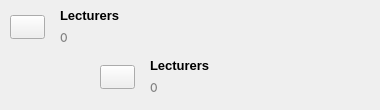
                           <widget class="ButtonFrame" name="lecturers_card">
                            <property name="minimumSize">
                             <size>
                              <width>280</width>
                              <height>50</height>
                             </size>
                            </property>
                            <property name="cursor">
                             <cursorShape>PointingHandCursor</cursorShape>
                            </property>
                            <property name="styleSheet">
                             <string notr="true">QFrame#tertiary_btn{
	border: 1px solid #E3E4E6;
	border-radius: 10px;
}

QFrame#tertiary_btn:hover{
	border: 3px solid #DBEAFE;
	background: #DBEAFE;
}</string>
                            </property>
                            <widget class="QLabel" name="head_11">
                             <property name="geometry">
                              <rect>
                               <x>60</x>
                               <y>5</y>
                               <width>161</width>
                               <height>21</height>
                              </rect>
                             </property>
                             <property name="font">
                              <font>
                               <family>Segoe UI</family>
                               <pointsize>10</pointsize>
                               <bold>true</bold>
                              </font>
                             </property>
                             <property name="text">
                              <string>Lecturers</string>
                             </property>
                            </widget>
                            <widget class="QLabel" name="lecturers_count">
                             <property name="geometry">
                              <rect>
                               <x>60</x>
                               <y>30</y>
                               <width>181</width>
                               <height>21</height>
                              </rect>
                             </property>
                             <property name="font">
                              <font>
                               <family>Inter</family>
                              </font>
                             </property>
                             <property name="styleSheet">
                              <string notr="true">color: #818181;</string>
                             </property>
                             <property name="text">
                              <string>&lt;!DOCTYPE HTML PUBLIC &quot;-//W3C//DTD HTML 4.0//EN&quot; &quot;http://www.w3.org/TR/REC-html40/strict.dtd&quot;&gt;
&lt;html&gt;&lt;head&gt;&lt;meta name=&quot;qrichtext&quot; content=&quot;1&quot; /&gt;&lt;meta charset=&quot;utf-8&quot; /&gt;&lt;style type=&quot;text/css&quot;&gt;
p, li { white-space: pre-wrap; }
hr { height: 1px; border-width: 0; }
li.unchecked::marker { content: &quot;\2610&quot;; }
li.checked::marker { content: &quot;\2612&quot;; }
&lt;/style&gt;&lt;/head&gt;&lt;body style=&quot; font-family:'Inter'; font-size:9pt; font-weight:400; font-style:normal;&quot;&gt;
&lt;p style=&quot; margin-top:12px; margin-bottom:2px; margin-left:0px; margin-right:0px; -qt-block-indent:0; text-indent:0px;&quot;&gt;&lt;span style=&quot; font-family:'Segoe Ui';&quot;&gt;0&lt;/span&gt;&lt;/p&gt;&lt;/body&gt;&lt;/html&gt;</string>
                             </property>
                             <property name="alignment">
                              <set>Qt::AlignmentFlag::AlignLeading|Qt::AlignmentFlag::AlignLeft|Qt::AlignmentFlag::AlignTop</set>
                             </property>
                            </widget>
                            <widget class="QLabel" name="coner_shadow_11">
                             <property name="geometry">
                              <rect>
                               <x>80</x>
                               <y>0</y>
                               <width>201</width>
                               <height>51</height>
                              </rect>
                             </property>
                             <property name="text">
                              <string/>
                             </property>
                             <property name="pixmap">
                              <pixmap resource="../assets/icons.qrc">:/icons/images/corner_gradient.png</pixmap>
                             </property>
                             <property name="scaledContents">
                              <bool>true</bool>
                             </property>
                            </widget>
                            <widget class="QPushButton" name="icon_11">
                             <property name="geometry">
                              <rect>
                               <x>10</x>
                               <y>15</y>
                               <width>35</width>
                               <height>24</height>
                              </rect>
                             </property>
                             <property name="text">
                              <string/>
                             </property>
                             <property name="icon">
                              <iconset resource="../assets/icons.qrc">
                               <normaloff>:/icons/icons/lecturer.svg</normaloff>:/icons/icons/lecturer.svg</iconset>
                             </property>
                             <property name="iconSize">
                              <size>
                               <width>32</width>
                               <height>32</height>
                              </size>
                             </property>
                            </widget>
                            <widget class="ButtonFrame" name="tertiary_btn_5">
                             <property name="geometry">
                              <rect>
                               <x>90</x>
                               <y>50</y>
                               <width>281</width>
                               <height>51</height>
                              </rect>
                             </property>
                             <property name="minimumSize">
                              <size>
                               <width>280</width>
                               <height>50</height>
                              </size>
                             </property>
                             <property name="cursor">
                              <cursorShape>PointingHandCursor</cursorShape>
                             </property>
                             <property name="styleSheet">
                              <string notr="true">QFrame#tertiary_btn{
	border: 1px solid #E3E4E6;
	border-radius: 10px;
}

QFrame#tertiary_btn:hover{
	border: 3px solid #DBEAFE;
	background: #DBEAFE;
}</string>
                             </property>
                             <widget class="QLabel" name="head_17">
                              <property name="geometry">
                               <rect>
                                <x>60</x>
                                <y>5</y>
                                <width>161</width>
                                <height>21</height>
                               </rect>
                              </property>
                              <property name="font">
                               <font>
                                <family>Segoe UI</family>
                                <pointsize>10</pointsize>
                                <bold>true</bold>
                               </font>
                              </property>
                              <property name="text">
                               <string>Lecturers</string>
                              </property>
                             </widget>
                             <widget class="QLabel" name="sub_head_17">
                              <property name="geometry">
                               <rect>
                                <x>60</x>
                                <y>30</y>
                                <width>181</width>
                                <height>21</height>
                               </rect>
                              </property>
                              <property name="font">
                               <font>
                                <family>Inter</family>
                               </font>
                              </property>
                              <property name="styleSheet">
                               <string notr="true">color: #818181;</string>
                              </property>
                              <property name="text">
                               <string>&lt;!DOCTYPE HTML PUBLIC &quot;-//W3C//DTD HTML 4.0//EN&quot; &quot;http://www.w3.org/TR/REC-html40/strict.dtd&quot;&gt;
&lt;html&gt;&lt;head&gt;&lt;meta name=&quot;qrichtext&quot; content=&quot;1&quot; /&gt;&lt;meta charset=&quot;utf-8&quot; /&gt;&lt;style type=&quot;text/css&quot;&gt;
p, li { white-space: pre-wrap; }
hr { height: 1px; border-width: 0; }
li.unchecked::marker { content: &quot;\2610&quot;; }
li.checked::marker { content: &quot;\2612&quot;; }
&lt;/style&gt;&lt;/head&gt;&lt;body style=&quot; font-family:'Inter'; font-size:9pt; font-weight:400; font-style:normal;&quot;&gt;
&lt;p style=&quot; margin-top:12px; margin-bottom:2px; margin-left:0px; margin-right:0px; -qt-block-indent:0; text-indent:0px;&quot;&gt;&lt;span style=&quot; font-family:'Segoe Ui';&quot;&gt;0&lt;/span&gt;&lt;/p&gt;&lt;/body&gt;&lt;/html&gt;</string>
                              </property>
                              <property name="alignment">
                               <set>Qt::AlignmentFlag::AlignLeading|Qt::AlignmentFlag::AlignLeft|Qt::AlignmentFlag::AlignTop</set>
                              </property>
                             </widget>
                             <widget class="QLabel" name="coner_shadow_17">
                              <property name="geometry">
                               <rect>
                                <x>80</x>
                                <y>0</y>
                                <width>201</width>
                                <height>61</height>
                               </rect>
                              </property>
                              <property name="text">
                               <string/>
                              </property>
                              <property name="pixmap">
                               <pixmap resource="../assets/icons.qrc">:/icons/images/corner_gradient.png</pixmap>
                              </property>
                              <property name="scaledContents">
                               <bool>true</bool>
                              </property>
                             </widget>
                             <widget class="QPushButton" name="icon_17">
                              <property name="geometry">
                               <rect>
                                <x>10</x>
                                <y>15</y>
                                <width>35</width>
                                <height>24</height>
                               </rect>
                              </property>
                              <property name="text">
                               <string/>
                              </property>
                              <property name="icon">
                               <iconset resource="../assets/icons.qrc">
                                <normaloff>:/icons/icons/lecturer.svg</normaloff>:/icons/icons/lecturer.svg</iconset>
                              </property>
                              <property name="iconSize">
                               <size>
                                <width>32</width>
                                <height>32</height>
                               </size>
                              </property>
                             </widget>
                            </widget>
                           </widget>
